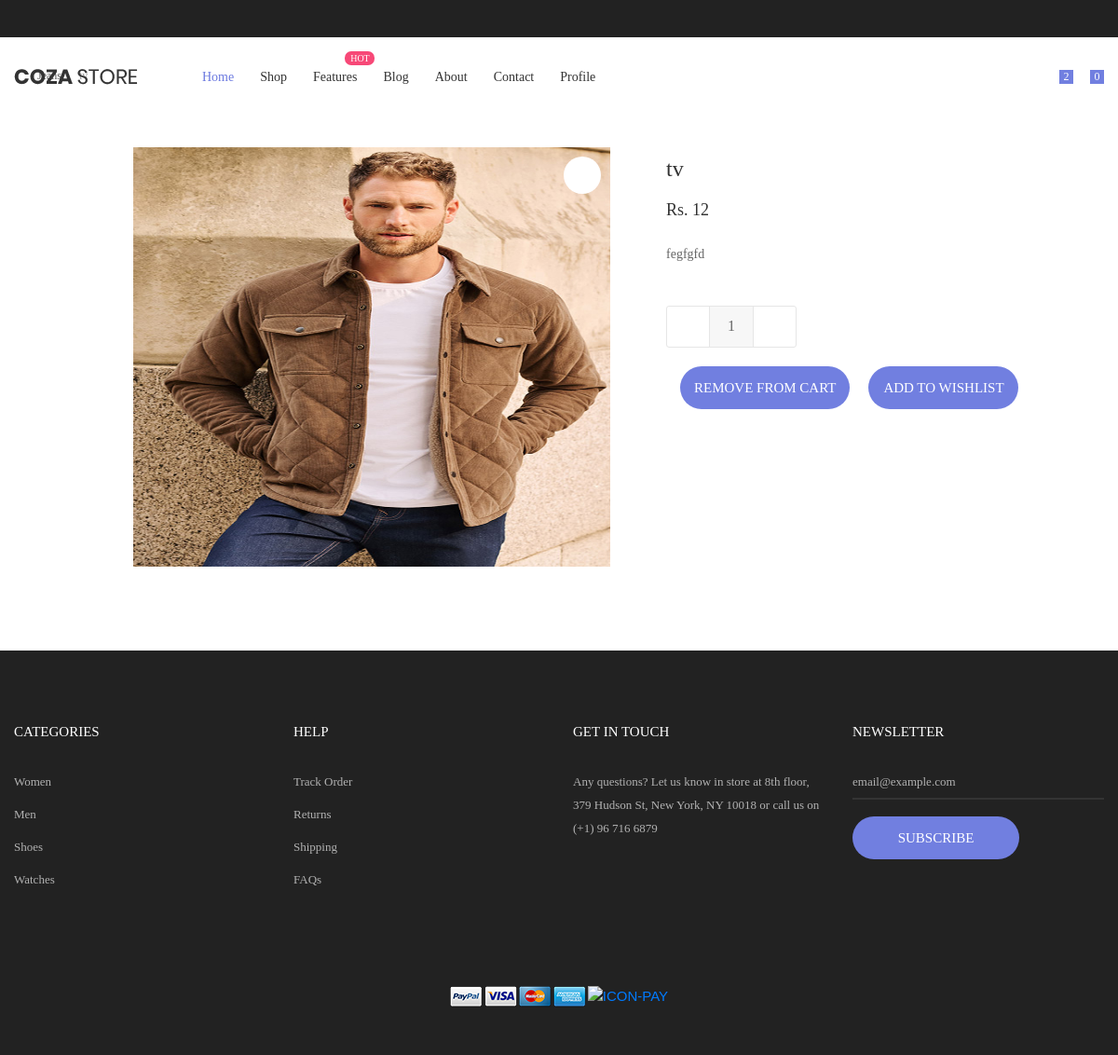
Page /Product_description/tvlevis-cv7tseqh on the committed database.
### Authentication/models.py (models this page shows, shortened)
class product(models.Model):
    category = models.ForeignKey(Category_table, on_delete=models.CASCADE)
    name = models.CharField(max_length=200, db_index=True)
    slug = models.SlugField(max_length=200, db_index=True, blank=True, unique=True)
    image = models.ImageField(upload_to=images_upl, blank=True)
    description = models.TextField(blank=True)
    price = models.IntegerField(default=0)
    brand = models.CharField(max_length=10)
    size = models.CharField(max_length=3,default="None")
    available = models.BooleanField(default=True)
    dates=models.DateTimeField(auto_now_add=True)
    incart = models.BooleanField(default=False)

### Authentication/views.py (the view)
# urls.py: path('Product_description/<slug:slug>',views.Product_description,name='Product_description'),
def Product_description(request,slug):
    products=product.objects.get(slug=slug)
    return render(request,'product_description.html',{'Product':products})

### Authentication/models.py (called while the page is built)
    def __str__(self):
        return self.cname

### Authentication/templates/product_description.html (shortened to what this page needs)
{% extends 'base.html' %}
{% load static %}
    {% block body %}
    <div class="container">
        <div class="bread-crumb flex-w p-l-25 p-r-15 p-t-30 p-lr-0-lg">
            <a href="product.html" class="stext-109 cl8 hov-cl1 trans-04">
            </a>
            <span class="stext-109 cl4">
            </span>
        </div>
    </div>
    <section class="sec-product-detail bg0 p-t-65 p-b-60">
        <div class="container">
            <div class="row">
                <div class="col-md-6 col-lg-7 p-b-30">
                    <div class="p-l-25 p-r-30 p-lr-0-lg">
                        <div class="wrap-slick3 flex-sb flex-w">
                            <div class="wrap-slick3-dots"></div>
                            <div class="slick3 gallery-lb">
                                <div class="item-slick3" data-thumb="images/product-detail-01.jpg">
                                    <div class="wrap-pic-w pos-relative">
                                        <img src="{{Product.image.url}}" alt="IMG-PRODUCT" width="250px" height="450px">
                                        <a class="flex-c-m size-108 how-pos1 bor0 fs-16 cl10 bg0 hov-btn3 trans-04" href="images/product-detail-01.jpg">
                                        </a>
                                    </div>
                                </div>
                            </div>
                        </div>
                    </div>
                </div>
                <div class="col-md-6 col-lg-5 p-b-30">
                    <div class="p-r-50 p-t-5 p-lr-0-lg">
                        <h4 class="mtext-105 cl2 js-name-detail p-b-14">
                            {{Product.name}}
                        </h4>
                        <span class="mtext-106 cl2">
                            Rs. {{Product.price}}
                        </span>
                        <p class="stext-102 cl3 p-t-23">
                            {{Product.description}}
                        </p>
                        <div class="p-t-33">
                            <div class="flex-w flex-r-m p-b-15">
                                <div class="size-20 flex-w flex-m respon6-next">
                                    <div class="wrap-num-product flex-w m-r-20 m-tb-10">
                                        <div class="btn-num-product-down cl8 hov-btn3 trans-04 flex-c-m" onclick="updateQuantity('down', '{{ Product.slug }}')">
                                        </div>
                                        <input class="mtext-104 cl3 txt-center num-product" type="number" id="num-product-{{ Product.slug }}" name="num-product" value="1">
                                        <div class="btn-num-product-up cl8 hov-btn3 trans-04 flex-c-m" onclick="updateQuantity('up', '{{ Product.slug }}')">
                                        </div>
                                    </div>
                                    <div class="container">
                                        <div class="flex-w flex-m p-t-10">
                                            {% if Product.incart == False %}
                                                <a href="{% url 'add_to_cart' slug=Product.slug %}" class="flex-c-m stext-101 cl0 size-101 bg1 bor1 hov-btn1 p-lr-15 trans-04 js-addcart-detail m-r-20">
                                                    Add to Cart
                                                </a>
                                            {% else %}
                                                <a href="{% url 'remove_to_cart' slug=Product.slug %}" class="flex-c-m stext-101 cl0 size-101 bg1 bor1 hov-btn1 p-lr-15 trans-04 js-addcart-detail m-r-20">
                                                    Remove from Cart
                                                </a>
                                            {% endif %}
                                            <a href="{% url 'add_to_cart' slug=Product.slug %}" class="flex-c-m stext-101 cl0 size-101 bg1 bor1 hov-btn1 p-lr-15 trans-04 js-addwish-detail">
                                                Add to Wishlist
                                            </a>
                                        </div>
                                    </div>
                                </div>
                            </div>
                        </div>
                    </div>
                </div>
            </div>
        </div>
    </section>
    {% endblock %}

### Authentication/static/css/main.css (style rules this page uses)
.container { max-width: 1380px; }
@media (max-width: 1600px) { .container { max-width: 1200px; } }
.wrap-slick3 { position: relative; }
.wrap-slick3-dots { width: 11.111111%; }
.slick3 { width: 83.333333%; }
.wrap-num-product { width: 140px; height: 45px; border: 1px solid #e6e6e6; border-radius: 3px; overflow: hidden; }
.btn-num-product-up, .btn-num-product-down { width: 45px; height: 100%; cursor: pointer; }
.num-product { width: calc(100% - 90px); height: 100%; border-left: 1px solid #e6e6e6; border-right: 1px solid #e6e6e6; background-color: #f7f7f7; }
input.num-product { -moz-appearance: textfield; appearance: none; -webkit-appearance: none; }
.cl0 { color: #fff; }
.cl2 { color: #333; }
.cl3 { color: #666; }
.cl4 { color: #999; }
.cl8 { color: #555; }
.cl10 { color: #1d1d1d; }
.stext-101 { font-family: Poppins-Medium; font-size: 15px; line-height: 1.466667; text-transform: uppercase; }
.stext-102 { font-family: Poppins-Regular; font-size: 14px; line-height: 1.7; }
.stext-109 { font-family: Poppins-Regular; font-size: 12px; line-height: 1.833333; }
.mtext-104 { font-family: Poppins-Medium; font-size: 16px; line-height: 1.6; }
.mtext-105 { font-family: Poppins-Regular; font-size: 24px; line-height: 1.5; }
.mtext-106 { font-family: Poppins-SemiBold; font-size: 18px; line-height: 1.388888; }
.size-101 { min-width: 161px; height: 46px; }
.size-108 { width: 40px; height: 40px; }
.bg0 { background-color: #fff; }
.bg1 { background-color: #717fe0; }
.bor0 { border-radius: 50%; }
.bor1 { border-radius: 23px; }
.how-pos1 { position: absolute; top: 10px; right: 10px; }

### rows in the picture
product: image (picture), name "tv", price "12", description "fegfgfd"
